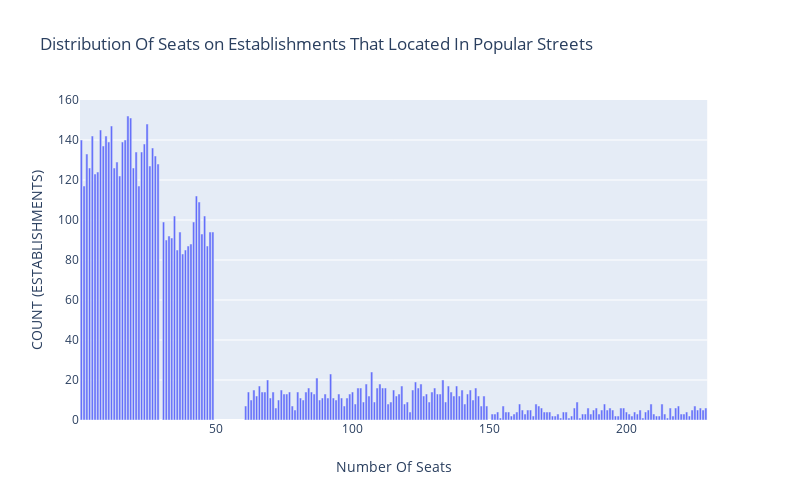

This figure's notebook cell:
### Code cell
# plotting a distribution graph
fig = px.bar(many_esta_seat, x='number', y='id', title='Distribution Of Seats on Establishments That Located In Popular Streets',labels={'number':'Number Of Seats', 'id':'COUNT (ESTABLISHMENTS)'})
fig.update_layout(width=800,height=500)
fig.show()

### Figure 1 — Plotly figure (JSON) as saved in the notebook; plotly's stock layout.template omitted (floating-point values rounded to 4 significant figures; data arrays with more than 128 entries replaced by an {"elided": "..."} marker saying what was removed)
{"data": [{"alignmentgroup": "True", "hoverlabel": {"namelength": 0}, "hovertemplate": "Number Of Seats=%{x}<br>COUNT (ESTABLISHMENTS)=%{y}", "legendgroup": "", "marker": {"color": "#636efa"}, "name": "", "offsetgroup": "", "orientation": "v", "showlegend": false, "textposition": "auto", "type": "bar", "x": {"elided": "216 int values"}, "xaxis": "x", "y": {"elided": "216 int values"}, "yaxis": "y"}], "layout": {"barmode": "relative", "height": 500, "legend": {"tracegroupgap": 0}, "title": {"text": "Distribution Of Seats on Establishments That Located In Popular Streets"}, "width": 800, "xaxis": {"anchor": "y", "domain": [0, 0.98], "title": {"text": "Number Of Seats"}}, "yaxis": {"anchor": "x", "domain": [0, 1], "title": {"text": "COUNT (ESTABLISHMENTS)"}}}}
